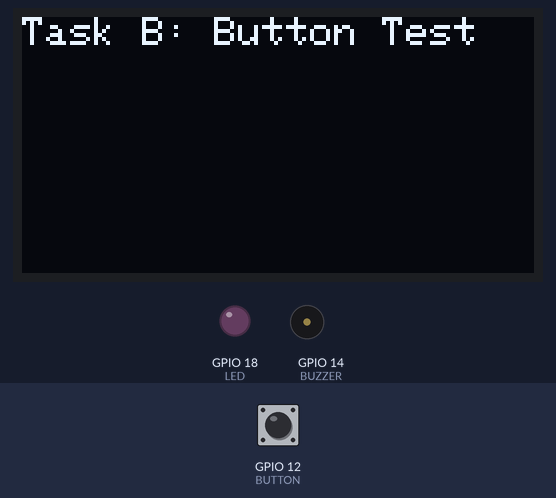
The program below on a simulated ESP32. Parts: 128×64 one-colour display, output pins drawn as LEDs (lit = HIGH), buzzer (waves = sounding). The test bench sets the inputs (shaded band); at power-on: GPIO 12 (BUTTON) HIGH.

Above: at 1.2 s.
1.3 s: GPIO 12 (BUTTON) pulled LOW for 0.15 s
At 2.5 s:
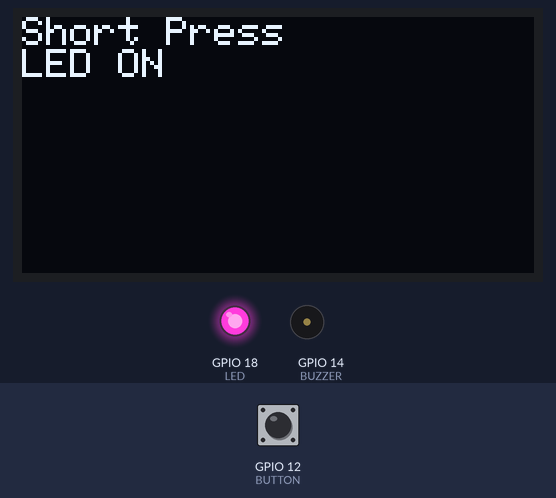
3.0 s: GPIO 12 (BUTTON) pulled LOW for 3.2 s
At 7.4 s:
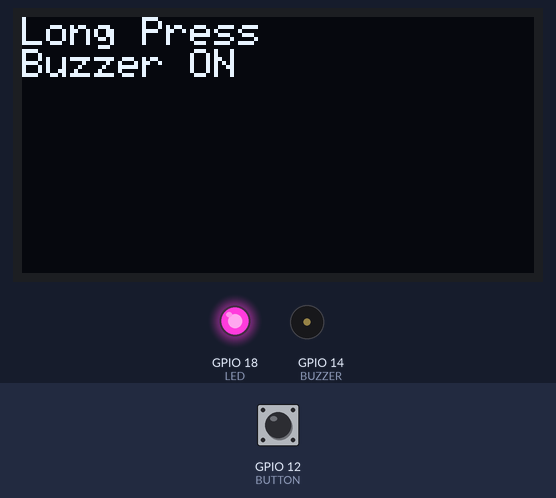
8.2 s: GPIO 12 (BUTTON) pulled LOW for 1 s
At 10.2 s:
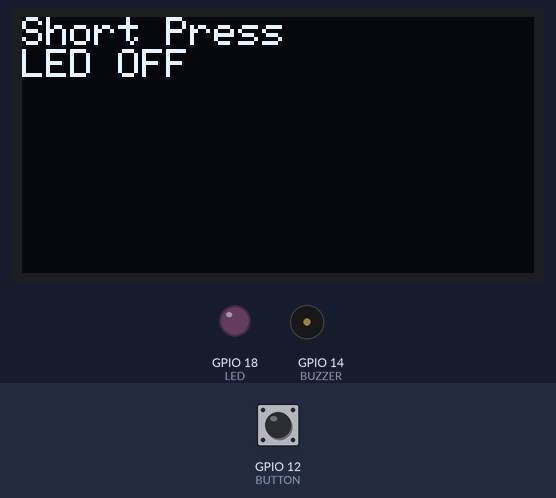
10.7 s: GPIO 12 (BUTTON) pulled LOW for 3.2 s
At 15.6 s:
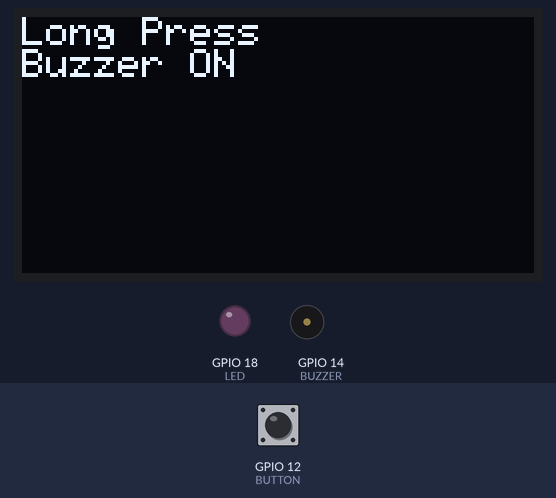
Timing chart, 0 to 16.9 s (numbered marks = the images above; inputs shaded):
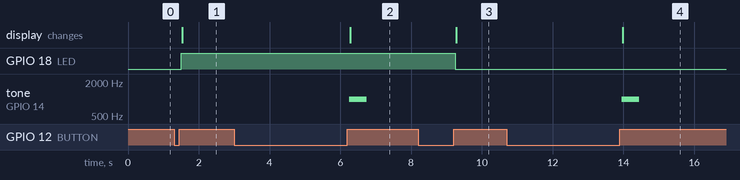

Measured:
- after the input at 1.3 s, GPIO 18 (LED): LOW → HIGH after 0.20 s; the display: changes after 0.23 s (image 1)
- after the input at 3.0 s, tone on GPIO 14 (BUZZER): silent → 1000 Hz after 3.3 s, → silent 0.50 s later; the display: changes after 3.3 s (image 2)
- after the input at 8.2 s, GPIO 18 (LED): HIGH → LOW after 1.1 s; the display: changes after 1.1 s (image 3)
- after the input at 10.7 s, tone on GPIO 14 (BUZZER): silent → 1000 Hz after 3.3 s, → silent 0.50 s later; the display: changes after 3.3 s (image 4)

The program:

main.cpp
```cpp
// Task-B Button Press Detection with OLED Display, LED, and Buzzer
// Embedded IoT System Fall-2025
//Name:Areeb Fatima    Regno:23-NTU-CS-1246

#include <Arduino.h>
#include <Wire.h>
#include <Adafruit_GFX.h>
#include <Adafruit_SSD1306.h>

// --- OLED Configuration ---
#define SCREEN_WIDTH 128
#define SCREEN_HEIGHT 64
Adafruit_SSD1306 display(SCREEN_WIDTH, SCREEN_HEIGHT, &Wire, -1);

// --- Pin Definitions ---
#define BUTTON 12
#define LED 18
#define BUZZER 14

// --- Variables ---
unsigned long pressStart = 0;
unsigned long lastDebounceTime = 0;
unsigned long debounceDelay = 50;  // 50ms debounce
bool buttonState = HIGH;
bool lastButtonState = HIGH;
bool ledState = LOW;
bool buttonPressed = false;

void setup() {
  pinMode(BUTTON, INPUT_PULLUP); // Button active LOW
  pinMode(LED, OUTPUT);
  pinMode(BUZZER, OUTPUT);

  // --- OLED setup ---
  display.begin(SSD1306_SWITCHCAPVCC, 0x3C);
  display.clearDisplay();
  display.setTextSize(1);
  display.setTextColor(SSD1306_WHITE);
  display.setCursor(0, 0);
  display.println("Task B: Button Test");
  display.display();
}

void loop() {
  int reading = digitalRead(BUTTON);

  // --- Debounce handling ---
  if (reading != lastButtonState) {
    lastDebounceTime = millis();
  }

  if ((millis() - lastDebounceTime) > debounceDelay) {
    if (reading != buttonState) {
      buttonState = reading;

      if (buttonState == LOW) { // Button pressed
        pressStart = millis();
      }

      if (buttonState == HIGH) { // Button released
        unsigned long pressDuration = millis() - pressStart;
        display.clearDisplay();
        display.setCursor(0, 0);

        if (pressDuration < 1500) {
          // --- Short Press ---
          ledState = !ledState;
          digitalWrite(LED, ledState);
          display.println("Short Press");
          display.println(ledState ? "LED ON" : "LED OFF");
        } else {
          // --- Long Press ---
          display.println("Long Press");
          display.println("Buzzer ON");
          tone(BUZZER, 1000, 500); // 1kHz for 0.5s
        }
        display.display();
      }
    }
  }

  lastButtonState = reading;
}
```
